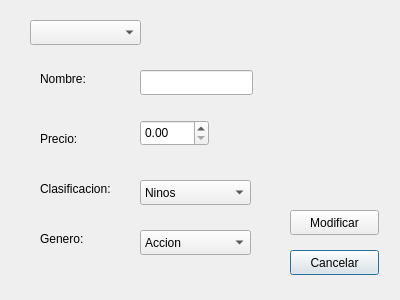
<?xml version="1.0" encoding="UTF-8"?>
<ui version="4.0">
 <class>modificar_juego</class>
 <widget class="QDialog" name="modificar_juego">
  <property name="geometry">
   <rect>
    <x>0</x>
    <y>0</y>
    <width>400</width>
    <height>300</height>
   </rect>
  </property>
  <property name="windowTitle">
   <string>Modificar Juego</string>
  </property>
  <widget class="QComboBox" name="cb_mj_juegos">
   <property name="geometry">
    <rect>
     <x>30</x>
     <y>20</y>
     <width>111</width>
     <height>25</height>
    </rect>
   </property>
   <property name="editable">
    <bool>false</bool>
   </property>
  </widget>
  <widget class="QPushButton" name="pushButton_2">
   <property name="geometry">
    <rect>
     <x>290</x>
     <y>250</y>
     <width>89</width>
     <height>25</height>
    </rect>
   </property>
   <property name="text">
    <string>Cancelar</string>
   </property>
  </widget>
  <widget class="QComboBox" name="cb_mj_clasificacion">
   <property name="geometry">
    <rect>
     <x>140</x>
     <y>180</y>
     <width>111</width>
     <height>25</height>
    </rect>
   </property>
   <item>
    <property name="text">
     <string>Ninos</string>
    </property>
   </item>
   <item>
    <property name="text">
     <string>Toda Persona</string>
    </property>
   </item>
   <item>
    <property name="text">
     <string>Todos 10+</string>
    </property>
   </item>
   <item>
    <property name="text">
     <string>Adolecente</string>
    </property>
   </item>
   <item>
    <property name="text">
     <string>Maduro 17+</string>
    </property>
   </item>
   <item>
    <property name="text">
     <string>Solo Adultos</string>
    </property>
   </item>
   <item>
    <property name="text">
     <string>En Espera</string>
    </property>
   </item>
  </widget>
  <widget class="QLabel" name="label">
   <property name="geometry">
    <rect>
     <x>40</x>
     <y>70</y>
     <width>67</width>
     <height>17</height>
    </rect>
   </property>
   <property name="text">
    <string>Nombre:</string>
   </property>
  </widget>
  <widget class="QLabel" name="label_3">
   <property name="geometry">
    <rect>
     <x>40</x>
     <y>180</y>
     <width>91</width>
     <height>17</height>
    </rect>
   </property>
   <property name="text">
    <string>Clasificacion:</string>
   </property>
  </widget>
  <widget class="QLineEdit" name="le_mj_nombre">
   <property name="geometry">
    <rect>
     <x>140</x>
     <y>70</y>
     <width>113</width>
     <height>25</height>
    </rect>
   </property>
  </widget>
  <widget class="QLabel" name="label_2">
   <property name="geometry">
    <rect>
     <x>40</x>
     <y>130</y>
     <width>51</width>
     <height>17</height>
    </rect>
   </property>
   <property name="text">
    <string>Precio:</string>
   </property>
  </widget>
  <widget class="QPushButton" name="pushButton">
   <property name="geometry">
    <rect>
     <x>290</x>
     <y>210</y>
     <width>89</width>
     <height>25</height>
    </rect>
   </property>
   <property name="text">
    <string>Modificar</string>
   </property>
  </widget>
  <widget class="QComboBox" name="cb_mj_genero">
   <property name="geometry">
    <rect>
     <x>140</x>
     <y>230</y>
     <width>111</width>
     <height>25</height>
    </rect>
   </property>
   <item>
    <property name="text">
     <string>Accion</string>
    </property>
   </item>
   <item>
    <property name="text">
     <string>Disparos</string>
    </property>
   </item>
   <item>
    <property name="text">
     <string>Estrategia</string>
    </property>
   </item>
   <item>
    <property name="text">
     <string>Simulacion</string>
    </property>
   </item>
   <item>
    <property name="text">
     <string>Deporte</string>
    </property>
   </item>
   <item>
    <property name="text">
     <string>Carreras</string>
    </property>
   </item>
   <item>
    <property name="text">
     <string>Aventura</string>
    </property>
   </item>
  </widget>
  <widget class="QDoubleSpinBox" name="dsb_mj_precio">
   <property name="geometry">
    <rect>
     <x>140</x>
     <y>120</y>
     <width>69</width>
     <height>26</height>
    </rect>
   </property>
  </widget>
  <widget class="QLabel" name="label_4">
   <property name="geometry">
    <rect>
     <x>40</x>
     <y>230</y>
     <width>61</width>
     <height>17</height>
    </rect>
   </property>
   <property name="text">
    <string>Genero:</string>
   </property>
  </widget>
 </widget>
 <resources/>
 <connections/>
</ui>
